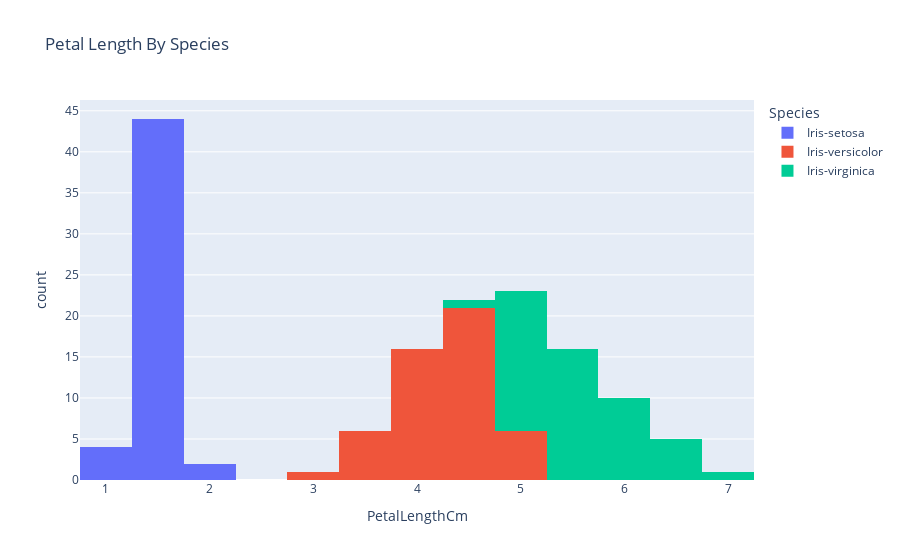

The notebook cell saved with this chart:
### Code cell
px.histogram(df,x='PetalLengthCm',color='Species',title='Petal Length By Species')

### Figure 1 — Plotly figure (JSON) as saved in the notebook; plotly's stock layout.template omitted (floating-point values rounded to 4 significant figures)
{"data": [{"alignmentgroup": "True", "bingroup": "x", "hovertemplate": "Species=Iris-setosa<br>PetalLengthCm=%{x}<br>count=%{y}<extra></extra>", "legendgroup": "Iris-setosa", "marker": {"color": "#636efa", "pattern": {"shape": ""}}, "name": "Iris-setosa", "offsetgroup": "Iris-setosa", "orientation": "v", "showlegend": true, "type": "histogram", "x": [1.4, 1.4, 1.3, 1.5, 1.4, 1.7, 1.4, 1.5, 1.4, 1.5, 1.5, 1.6, 1.4, 1.1, 1.2, 1.5, 1.3, 1.4, 1.7, 1.5, 1.7, 1.5, 1, 1.7, 1.9, 1.6, 1.6, 1.5, 1.4, 1.6, 1.6, 1.5, 1.5, 1.4, 1.5, 1.2, 1.3, 1.5, 1.3, 1.5, 1.3, 1.3, 1.3, 1.6, 1.9, 1.4, 1.6, 1.4, 1.5, 1.4], "xaxis": "x", "yaxis": "y"}, {"alignmentgroup": "True", "bingroup": "x", "hovertemplate": "Species=Iris-versicolor<br>PetalLengthCm=%{x}<br>count=%{y}<extra></extra>", "legendgroup": "Iris-versicolor", "marker": {"color": "#EF553B", "pattern": {"shape": ""}}, "name": "Iris-versicolor", "offsetgroup": "Iris-versicolor", "orientation": "v", "showlegend": true, "type": "histogram", "x": [4.7, 4.5, 4.9, 4, 4.6, 4.5, 4.7, 3.3, 4.6, 3.9, 3.5, 4.2, 4, 4.7, 3.6, 4.4, 4.5, 4.1, 4.5, 3.9, 4.8, 4, 4.9, 4.7, 4.3, 4.4, 4.8, 5, 4.5, 3.5, 3.8, 3.7, 3.9, 5.1, 4.5, 4.5, 4.7, 4.4, 4.1, 4, 4.4, 4.6, 4, 3.3, 4.2, 4.2, 4.2, 4.3, 3, 4.1], "xaxis": "x", "yaxis": "y"}, {"alignmentgroup": "True", "bingroup": "x", "hovertemplate": "Species=Iris-virginica<br>PetalLengthCm=%{x}<br>count=%{y}<extra></extra>", "legendgroup": "Iris-virginica", "marker": {"color": "#00cc96", "pattern": {"shape": ""}}, "name": "Iris-virginica", "offsetgroup": "Iris-virginica", "orientation": "v", "showlegend": true, "type": "histogram", "x": [6, 5.1, 5.9, 5.6, 5.8, 6.6, 4.5, 6.3, 5.8, 6.1, 5.1, 5.3, 5.5, 5, 5.1, 5.3, 5.5, 6.7, 6.9, 5, 5.7, 4.9, 6.7, 4.9, 5.7, 6, 4.8, 4.9, 5.6, 5.8, 6.1, 6.4, 5.6, 5.1, 5.6, 6.1, 5.6, 5.5, 4.8, 5.4, 5.6, 5.1, 5.1, 5.9, 5.7, 5.2, 5, 5.2, 5.4, 5.1], "xaxis": "x", "yaxis": "y"}], "layout": {"barmode": "relative", "legend": {"title": {"text": "Species"}, "tracegroupgap": 0}, "title": {"text": "Petal Length By Species"}, "xaxis": {"anchor": "y", "domain": [0, 1], "title": {"text": "PetalLengthCm"}}, "yaxis": {"anchor": "x", "domain": [0, 1], "title": {"text": "count"}}}}
